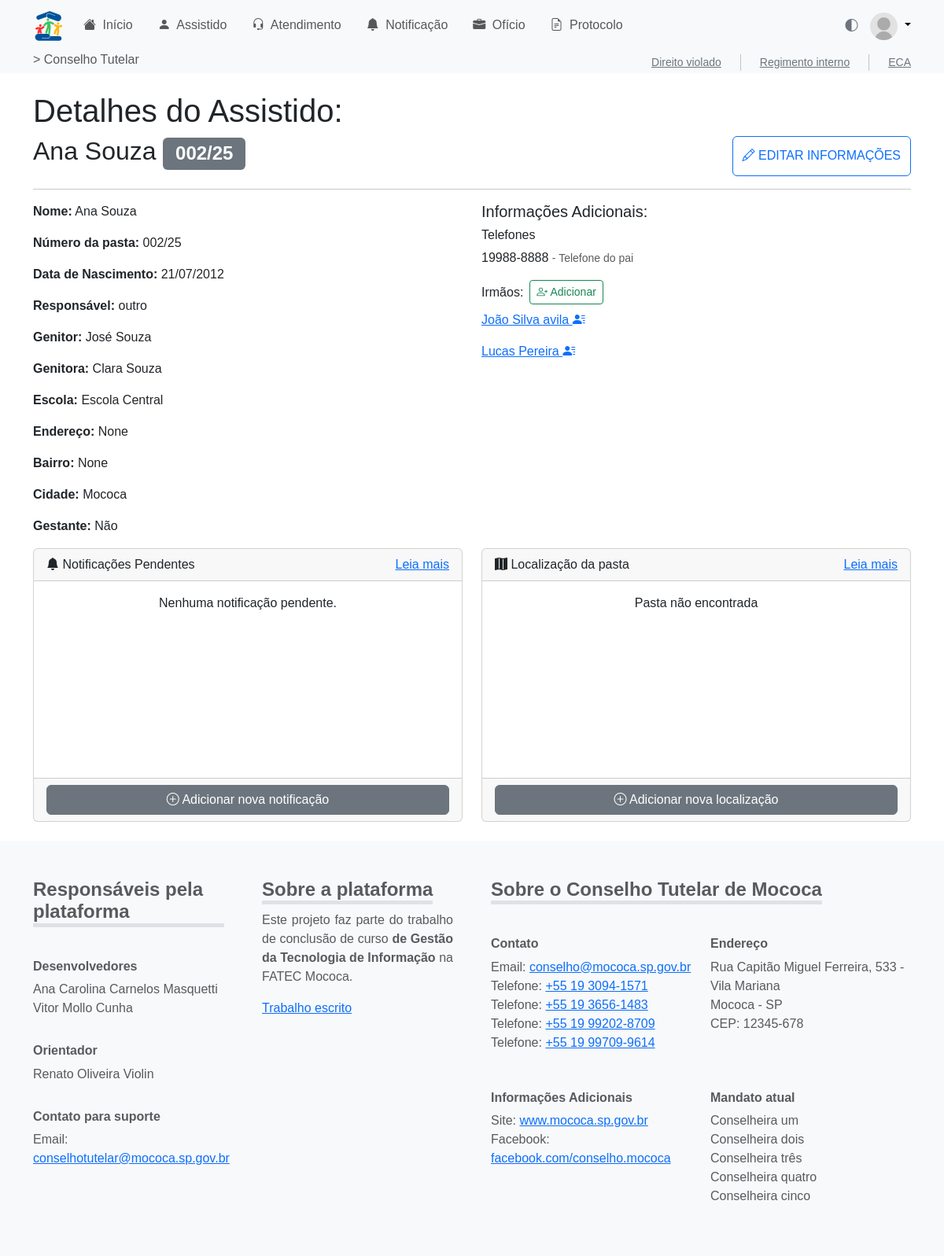
The app's page /assistido/detalhe/2/ with its own data.
### assistido/models.py (models this page shows, shortened)
class Assistido(models.Model):
    id_assist = models.AutoField(primary_key=True)
    nmcompleto_assist = models.CharField(max_length=255)
    numero_assist = models.CharField(max_length=50, blank=True, null=True)
    dn_assist = models.DateField()  # Data de nascimento
    nmgenitor_assist = models.CharField(max_length=255, blank=True, null=True)
    nmgenitora_assist = models.CharField(max_length=255, blank=True, null=True)
    DTCADASTRO = models.DateTimeField(auto_now_add=True, verbose_name='Data de Cadastro')
    TIPOS_RESPONSAVEL = [
        ("tio", "Tio"),
        ("tia", "Tia"),
        ("avo", "Avô/Avó"),
        ("primo", "Primo/Prima"),
        ("outro", "Outro"),
    ]
    nmresponsavel_assist = models.CharField(
        max_length=50, choices=TIPOS_RESPONSAVEL, default="outro"
    )
    outro_responsavel = models.CharField(
        max_length=255, blank=True, null=True,
        help_text="Preencher se o tipo do responsável for 'Outro'."
    )
    escola_assist = models.CharField(max_length=255, blank=True, null=True)
    rua_assist = models.CharField(max_length=255, blank=True, null=True)
    bairro_assist = models.CharField(max_length=100, blank=True, null=True)
    cidade_assist = models.CharField(max_length=100, blank=True, null=True)
    numerocasa_assist = models.CharField(max_length=20, blank=True, null=True)
    id_conselheiro = models.ForeignKey(
        Conselheiro,
        on_delete=models.SET_NULL,
        null=True,
        blank=True,
        related_name='assistidos'
    )
    gestante_assist = models.BooleanField(default=False)
    arquivomorto_assist = models.BooleanField(default=False)
    arquivado_assist = models.BooleanField(default=False)
    filaarquivomorto_assist = models.BooleanField(default=False)
    dtarquivomorto_assist = models.DateField(blank=True, null=True)

class Telefone(models.Model):
    id_telefone = models.AutoField(primary_key=True)
    id_assist = models.ForeignKey(
        Assistido,
        on_delete=models.CASCADE,
        related_name="telefones"
    )
    numero_telefone = models.CharField(max_length=20)
    obs_telefone = models.TextField(blank=True, null=True)

### assistido/views.py (the view)
# urls.py: path('detalhe/<int:id_assist>/', views.detalhe_assistido, name='detalhe'),
def detalhe_assistido(request, id_assist):
    import json
    assistido = get_object_or_404(Assistido, id_assist=id_assist)
    form = AddIrmaoForm(id_assist)
    assistidos_list = [
        {'id': a.id_assist, 'nome': a.nmcompleto_assist}
        for a in form.fields['irmao'].queryset
    ]
    assistidos_json = json.dumps(assistidos_list)
    from assistido.models import Irmaos
    irmaos_1 = Irmaos.objects.filter(id_assist_1=assistido).values_list('id_assist_2', flat=True)
    irmaos_2 = Irmaos.objects.filter(id_assist_2=assistido).values_list('id_assist_1', flat=True)
    irmaos_ids = set(irmaos_1).union(set(irmaos_2))
    irmaos_ids.discard(assistido.id_assist)
    irmaos = Assistido.objects.filter(id_assist__in=irmaos_ids)
    localizadores = assistido.localizadores.all().order_by('-dt_local')
    return render(request, 'assistido/detalhe.html', {
        'assistido': assistido,
        'form': form,
        'assistidos_json': assistidos_json,
        'irmaos': irmaos,
        'localizadores': localizadores
    })

### assistido/templatetags/assistido_extras.py (called while the page is built)
@register.filter
def format_telefone(value):
    if not value:
        return ''
    num = re.sub(r'\D', '', value)
    if num.startswith('55'):
        num = num[2:]
    if len(num) == 11:
        return f'{num[0:2]} {num[2:7]}-{num[7:]}'
    elif len(num) == 10:
        return f'{num[0:2]} {num[2:6]}-{num[6:]}'
    elif len(num) == 9:
        return f'{num[0:5]}-{num[5:]}'
    elif len(num) == 8:
        return f'{num[0:4]}-{num[4:]}'
    return value

### assistido/templates/assistido/detalhe.html (shortened to what this page needs)
{% extends 'base.html' %}
{% load assistido_extras %}
{% block content %}
<main class="container my-4">
    <h1>Detalhes do Assistido: </h1>
    <div class="d-flex w-100 justify-content-between align-content-center">
        <h2>{{ assistido.nmcompleto_assist }} <span class="badge text-bg-secondary">{{ assistido.numero_assist }}/{{ assistido.DTCADASTRO|date:'y' }}</span></h2>
        <button class="btn btn-outline-primary text-uppercase"> <i class="bi bi-pencil"></i> Editar Informações</button>
    </div>
    <hr>
    <div class="row">
        <div class="col-6">
            <p><strong>Nome:</strong> {{ assistido.nmcompleto_assist }}</p>
            <p><strong>Número da pasta:</strong> {{ assistido.numero_assist }}/{{ assistido.DTCADASTRO|date:'y' }}</p>
            <p><strong>Data de Nascimento:</strong> {{ assistido.dn_assist|date:'d/m/Y' }}</p>
            <p><strong>Responsável:</strong> {{ assistido.nmresponsavel_assist }}{% if assistido.nmresponsavel_assist == 'outro' and assistido.outro_responsavel %} - {{ assistido.outro_responsavel }}{% endif %}</p>
            <p><strong>Genitor:</strong> {{ assistido.nmgenitor_assist }}</p>
            <p><strong>Genitora:</strong> {{ assistido.nmgenitora_assist }}</p>
            <p><strong>Escola:</strong> {{ assistido.escola_assist }}</p>
            <p><strong>Endereço:</strong> {{ assistido.rua_assist }}{% if assistido.numerocasa_assist %}, {{assistido.numerocasa_assist }}{% endif %}</p>
            <p><strong>Bairro:</strong> {{ assistido.bairro_assist }}</p>
            <p><strong>Cidade:</strong> {{ assistido.cidade_assist }}</p>
            <p><strong>Gestante:</strong> {{ assistido.gestante_assist|yesno:'Sim,Não' }}</p>
        </div>
        <div class="col-6">
            <h5>Informações Adicionais:</h5>
            <h6>Telefones</h6>
            {% for tel in assistido.telefones.all %}
                <p>{{ tel.numero_telefone|format_telefone }}{% if tel.obs_telefone %} <small class="text-muted">- {{ tel.obs_telefone}}</small>{% endif %}</p>
                {% empty %}
                <p class="text-muted">Nenhum telefone cadastrado.</p>
            {% endfor %}
            <div class="d-flex align-items-center mb-2">
                    <h6 class="mb-0 me-2">Irmãos:</h6>
                    <button type="button" class="btn btn-sm btn-outline-success" data-bs-toggle="modal" data-bs-target="#addIrmaoModal">
                            <i class="bi bi-person-plus"></i> Adicionar
                    </button>
            </div>
            {% if irmaos %}
                {% for irmao in irmaos %}
                    <p>
                        <a href="{% url 'assistido:detalhe' irmao.id_assist %}" target="_blank">
                            {{ irmao.nmcompleto_assist }}
                            <i class="bi bi-person-lines-fill"></i>
                        </a>
                    </p>
                {% endfor %}
            {% else %}
                <p class="text-muted">Nenhum irmão cadastrado.</p>
            {% endif %}
        </div>
        <div class="col-6">
            <div class="card">
                <div class="card-header d-flex align-items-center justify-content-between">
                    <span class="me-2">
                        <i class="bi bi-bell-fill"></i>
                    Notificações Pendentes
                    </span>
                    <span>
                        <a href="">Leia mais</a>
                    </span>
                </div>
                <div class="card-body" style="height: 250px;">
                    <div class="w-100 h-100 overflow-auto">
                        {% if notificacoes %}
                            <ul class="list-group">
                                {% for not in notificacoes %}
                                    <li class="list-group-item">
                                        {{ not }}
                                    </li>
                                {% endfor %}
                            </ul>
                        {% else %}
                            <p class="text-center">Nenhuma notificação pendente.</p>
                        {% endif %}
                    </div>
                </div>
                <div class="card-footer">
                    <button type="button" class="btn btn-secondary w-100">
                        <i class="bi bi-plus-circle"></i> Adicionar nova notificação
                    </button>
                </div>
            </div>
        </div>
        <div class="col-6">
            <div class="card">
                <div class="card-header d-flex align-items-center justify-content-between">
                    <span class="me-2">
                        <i class="bi bi-map-fill"></i>
                    Localização da pasta
                    </span>
                    <span>
                        <a href="">Leia mais</a>
                    </span>
                </div>
                <div class="card-body" style="height: 250px;">
                    {% if localizadores %}
                        <div class="w-100 h-100 overflow-auto">
                            <table class="table table-hover">
                                <thead>
                                    <tr>
                                        <th>Data</th>
                                        <th>Localização</th>
                                    </tr>
                                </thead>
                                <tbody>
                                    {% for loc in localizadores %}
                                        <tr>
                                            <td>{{ loc.dt_local|date:'d/m/Y' }}</td>
                                            <td>{{ loc.destino_local }}</td>
                                        </tr>
                                    {% endfor %}
                                </tbody>
                            </table>
                        </div>
                    {% else %}
                        <div class="w-100 h-100 d-flex  justify-content-center">
                            <span>Pasta não encontrada</span>
                        </div>
                    {% endif %}
                </div>
                <div class="card-footer">
                    <button type="button" class="btn btn-secondary w-100" data-bs-toggle="modal" data-bs-target="#addLocalModal">
                        <i class="bi bi-plus-circle"></i> Adicionar nova localização
                    </button>
                </div>
            </div>
        </div>
    </div>
</main>
{% endblock %}

### static/css/main.css (style rules this page uses)
html,body { height: 100%; }

### static/css/custom.css (style rules this page uses)
:root { --bs-body-font-family: 'Nunito Sans', sans-serif !important; }
:root { --bs-primary: #00539b !important; --bs-primary-rgb: 0, 83, 155 !important; }
[data-bs-theme="light"] { --bs-primary: #00539b !important; --bs-body-bg: #ffffff; }

### records on screen
Assistido: nmcompleto_assist "Ana Souza", numero_assist "002", DTCADASTRO "25", dn_assist "21/07/2012", nmresponsavel_assist "outro", nmgenitor_assist "José Souza", nmgenitora_assist "Clara Souza", escola_assist "Escola Central", rua_assist "None", bairro_assist "None", cidade_assist "Mococa", gestante_assist "Não"
Telefone: numero_telefone "19988-8888", obs_telefone "Telefone do pai"
Assistido: nmcompleto_assist "João Silva avila"
Assistido: nmcompleto_assist "Lucas Pereira"
